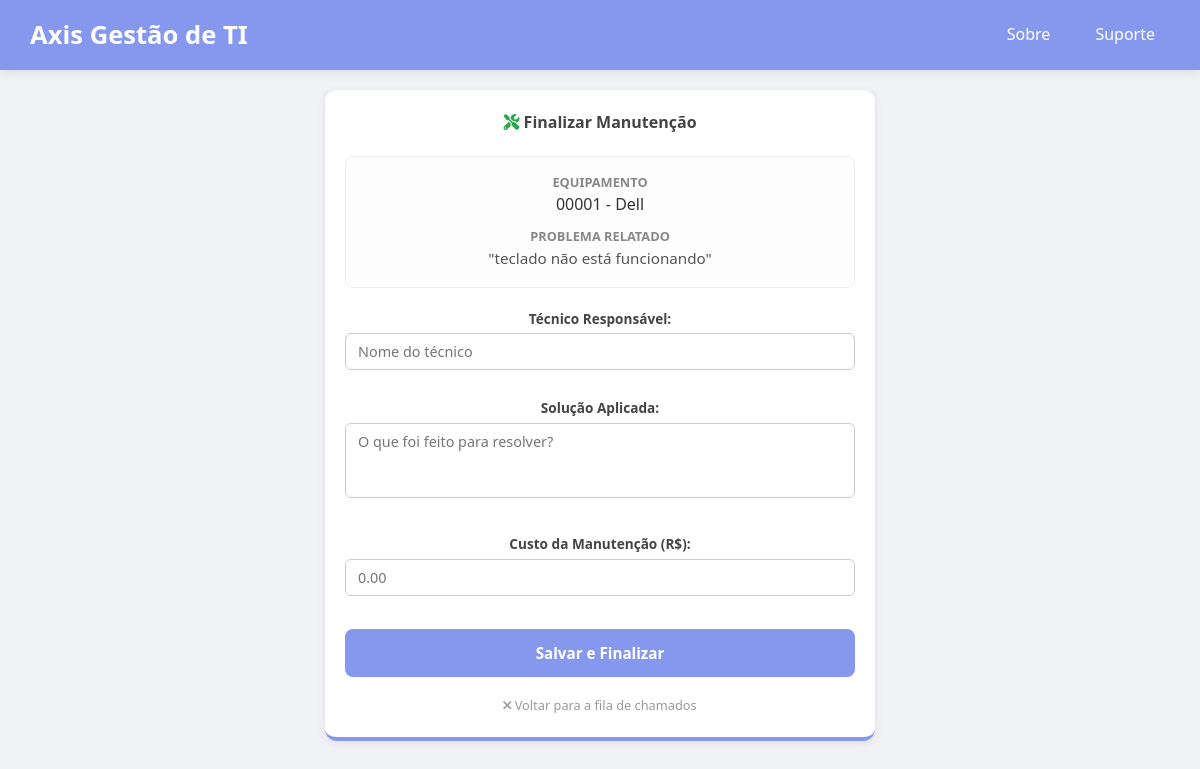
The page /suporte/resolver/2 on the database its author committed.
### main.py (models this page shows)
class Equipamento(db.Model):
    id = db.Column(db.Integer, primary_key=True)
    patrimonio = db.Column(db.String(20), unique=True, nullable=False)
    tipo = db.Column(db.String(50), nullable=False)
    marca = db.Column(db.String(50), nullable=False)
    modelo = db.Column(db.String(50))
    status = db.Column(db.String(20), default='Disponível')
    valor_compra = db.Column(db.Float, default=0.0)
    historicos = db.relationship('Suporte', backref='equip', lazy=True, cascade="all, delete-orphan")

class Suporte(db.Model):
    id = db.Column(db.Integer, primary_key=True)
    data_abertura = db.Column(db.DateTime, default=datetime.now)
    problema = db.Column(db.Text, nullable=False)
    tecnico = db.Column(db.String(50))
    solucao = db.Column(db.Text)
    custo = db.Column(db.Float, default=0.0)
    status = db.Column(db.String(20), default='Pendente') # Inicia como Pendente para ir para a Fila
    equipamento_id = db.Column(db.Integer, db.ForeignKey('equipamento.id'), nullable=False)

### main.py (the view)
@app.route("/suporte/resolver/<int:id_chamado>")
def tela_resolver_chamado(id_chamado):
    chamado = Suporte.query.get_or_404(id_chamado)
    return render_template("novo_suporte.html", chamado=chamado, equip=chamado.equip)

### templates/novo_suporte.html
{% extends "layout.html" %}
{% block content %}
<div class="container" style="max-width: 550px; margin-top: 20px;">
    <div class="chart-card" style="padding: 20px; border-radius: 12px; box-shadow: 0 2px 10px rgba(0,0,0,0.08);">
        <h4 style="color: #444; text-align: center; margin-bottom: 20px; font-weight: 600;">
            <i class="fas fa-tools" style="color: #28a745;"></i> Finalizar Manutenção
        </h4>
        <div style="background: #fdfdfd; border: 1px solid #eee; padding: 15px; border-radius: 8px; margin-bottom: 20px;">
            <div style="margin-bottom: 8px;">
                <span style="font-size: 0.8rem; color: #888; text-transform: uppercase; font-weight: bold; display: block;">Equipamento</span>
                <span style="font-size: 1rem; color: #333; font-weight: 500;">{{ equip.patrimonio }} - {{ equip.marca }} {{ equip.modelo or '' }}</span>
            </div>
            <div>
                <span style="font-size: 0.8rem; color: #888; text-transform: uppercase; font-weight: bold; display: block;">Problema Relatado</span>
                <span style="font-size: 0.95rem; color: #555; line-height: 1.4;">"{{ chamado.problema }}"</span>
            </div>
        </div>
        <form action="{{ url_for('finalizar_resolucao', id_chamado=chamado.id) }}" method="POST">
            <div style="margin-bottom: 12px;">
                <label style="font-size: 0.85rem; font-weight: 600; color: #444; display: block; margin-bottom: 4px;">Técnico Responsável:</label>
                <input type="text" name="tecnico" required placeholder="Nome do técnico"
                       style="width: 100%; padding: 8px 12px; border: 1px solid #ccc; border-radius: 6px; font-size: 0.9rem;">
            </div>
            <div style="margin-bottom: 12px;">
                <label style="font-size: 0.85rem; font-weight: 600; color: #444; display: block; margin-bottom: 4px;">Solução Aplicada:</label>
                <textarea name="solucao" rows="3" required placeholder="O que foi feito para resolver?"
                          style="width: 100%; padding: 8px 12px; border: 1px solid #ccc; border-radius: 6px; font-size: 0.9rem; resize: none;"></textarea>
            </div>
            <div style="margin-bottom: 18px;">
                <label style="font-size: 0.85rem; font-weight: 600; color: #444; display: block; margin-bottom: 4px;">Custo da Manutenção (R$):</label>
                <input type="number" step="0.01" name="custo" placeholder="0.00"
                       style="width: 100%; padding: 8px 12px; border: 1px solid #ccc; border-radius: 6px; font-size: 0.9rem;">
            </div>
            <button type="submit" class="btn-base btn-save" style="width: 100%; padding: 10px; font-size: 0.95rem; font-weight: bold; cursor: pointer; border: none; border-radius: 6px;">
                Salvar e Finalizar
            </button>
            <div style="text-align: center; margin-top: 15px;">
                <a href="{{ url_for('lista_chamados') }}" style="color: #999; text-decoration: none; font-size: 0.8rem;">
                    <i class="fas fa-times"></i> Voltar para a fila de chamados
                </a>
            </div>
        </form>
    </div>
</div>
{% endblock %}

### static/css/style.css (style rules this page uses)
:root { --primary: #8598EE; --primary-dark: #6b7ecf; --bg: #f0f2f5; --white: #ffffff; --text: #333; --danger: #d9534f; --success: #27ae60; --success-hover: #219150; }
* { margin: 0; padding: 0; box-sizing: border-box; font-family: 'Segoe UI', Tahoma, sans-serif; }
body { background-color: var(--bg); color: var(--text); line-height: 1.6; }
.container { width: 90%; max-width: 1200px; margin: 30px auto; }
.chart-card { background: white; padding: 25px; border-radius: 12px; text-align: center; border-bottom: 4px solid var(--primary); transition: transform 0.3s ease, box-shadow 0.3s ease; background-color: #fff; box-shadow: 0 2px 4px rgba(0,0,0,0.05); }
input, select, textarea { width: 100%; padding: 12px; margin-bottom: 15px; border: 1px solid #ddd; border-radius: 8px; font-size: 16px; outline: none; }
button[type="submit"], .btn-primary { background-color: var(--primary) !important; color: white !important; padding: 14px 25px !important; border: none !important; border-radius: 8px !important; font-weight: bold !important; cursor: pointer; width: 100%; display: block; font-size: 1rem; transition: 0.3s; }

### rows shown on the page
Equipamento: patrimonio "00001", marca "Dell"
Suporte: problema "teclado não está funcionando"
